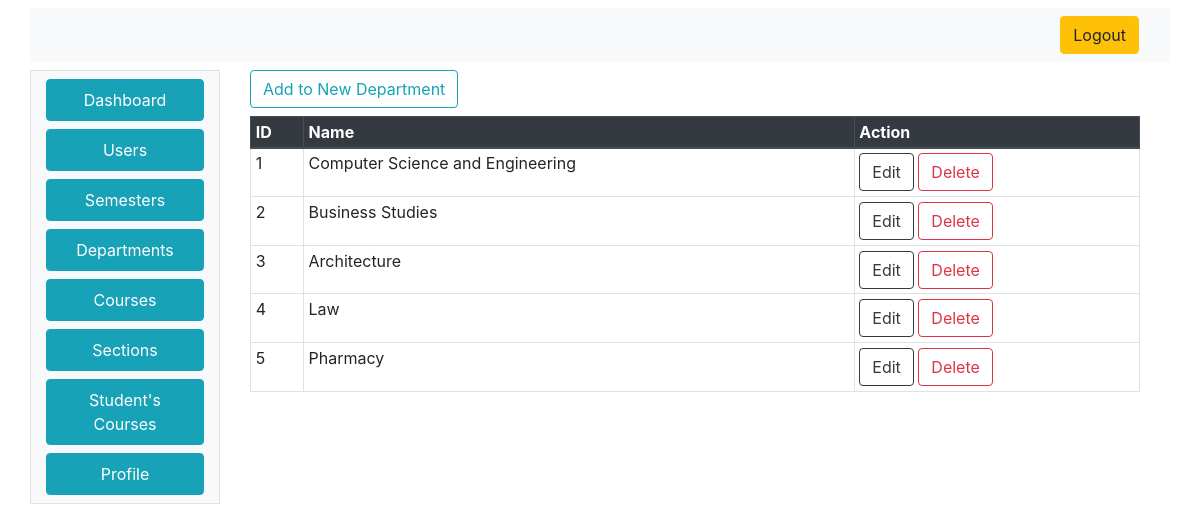
The app's page /admin/departments.php with its own data.
### tables this page shows
CREATE TABLE `department` (
  `DepartmentID` int(11) NOT NULL,
  `DepartmentName` varchar(250) NOT NULL
);

### index_model.php (called while the page is built, shortened)
<?php
class IndexModel
{
	public $con;
	public function IndexModel()
	{
		$this->host = "localhost:3306";
		$this->user = "root";
		$this->pass = "";
		$this->dbname = "exam4";
		$this->con =  new mysqli($this->host, $this->user, $this->pass, $this->dbname);
	}
	public function getAllDepartmentsInfo()
	{
		$q = "SELECT * FROM department";
		$r = mysqli_query($this->con, $q);
		if ($r == false) {
			return 0;
		} else {
			return $r;
		}
	}
}

### admin/departments.php (the view, shortened to what this page needs)
<html>
<head>
  <link rel="stylesheet" href="css.css">
  <link rel="stylesheet" href="https://stackpath.bootstrapcdn.com/bootstrap/4.4.1/css/bootstrap.min.css">
</head>
<body>
  <div class="container mt-2">
    <div class="row">
      <div class="col-12 mb-2 bg-light">
        <nav class="navbar navbar-expand-lg navbar-light bg-light justify-content-end">
          <a class="btn btn-warning ml-2" href="../logout.php"><i class="fa fa-sign-out" aria-hidden="true"></i>
            Logout
          </a>
        </nav>
      </div>
      <div class="col-2 bg-light border">
        <nav class=" d-none d-md-block bg-light sidebar">
          <?php
          require_once('sidebar.php');
          ?>
        </nav>
      </div>
      <div class="col-10 bg-transparent">
        <div class="container-fluid container-responsive">
          <a href="new_department.php" class="btn btn-outline-info mb-2"> Add to New Department</a>
          <div class="table-responsive">
            <table class="table  table-sm table-hover table-bordered">
              <thead class="thead-dark">
                <tr>
                  <th scope="col">ID</th>
                  <th scope="col">Name</th>
                  <th scope="col">Action</th>
                </tr>
              </thead>
              <tbody>
                <?php
                require_once('../index_model.php');
                $indObj = new IndexModel();
                $rs = $indObj->getAllDepartmentsInfo();
                while ($d = mysqli_fetch_assoc($rs)) {
                  echo $str = "<tr><td>" . $d["DepartmentID"] . "</td><td>" . $d["DepartmentName"] . "</td>
                    <td>
                      <a href='edit_department.php?DepartmentID=" . $d["DepartmentID"] . "&DepartmentName=" . $d["DepartmentName"] . "' class='btn btn-outline-dark'>Edit</a>
                      <a href='delete_department.php?DepartmentID=" . $d["DepartmentID"] . "' class='btn btn-outline-danger'>Delete</a>
                    </td>
                  </tr>";
                }
                ?>
              </tbody>
            </table>
          </div>
        </div>
      </div>
    </div>
  </div>
</body>
</html>

### records on screen
department: DepartmentID "1", DepartmentName "Computer Science and Engineering"
department: DepartmentID "2", DepartmentName "Business Studies"
department: DepartmentID "3", DepartmentName "Architecture"
department: DepartmentID "4", DepartmentName "Law"
department: DepartmentID "5", DepartmentName "Pharmacy"
